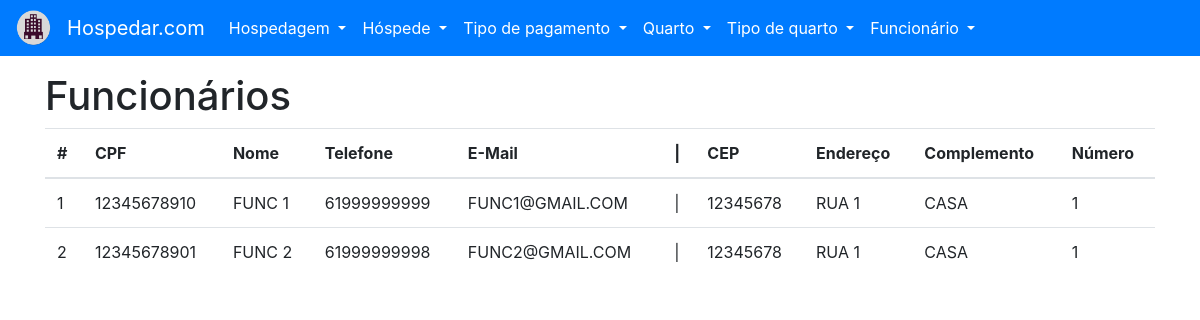
The page /funcionario/listar on the database as committed earlier.
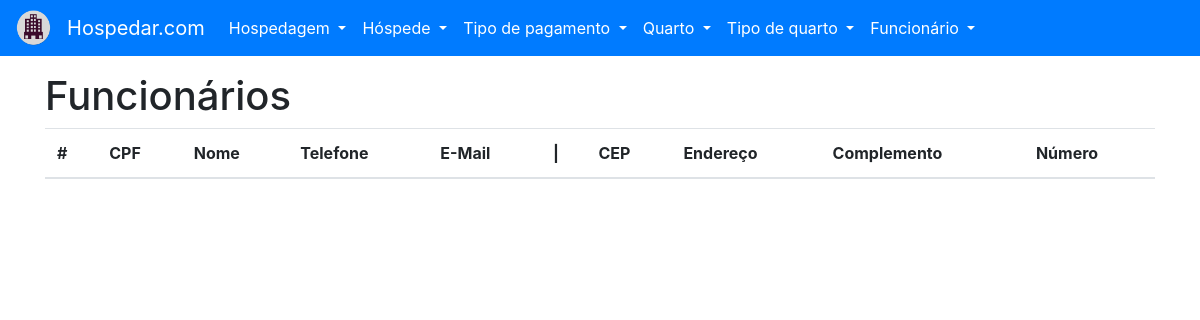
The same page on the database as committed later.
### tables this page shows
CREATE TABLE "FUNCIONARIO" (
	"ID_FUNCIONARIO" INTEGER NOT NULL PRIMARY KEY AUTOINCREMENT UNIQUE,
	"NU_CPF" CHAR(11) NOT NULL UNIQUE,
	"NO_FUNCIONARIO" VARCHAR(64) NOT NULL,
	"NU_TELEFONE" CHAR(11) NOT NULL UNIQUE,
	"NO_EMAIL" VARCHAR(32) NOT NULL UNIQUE,
	"ID_ENDERECO" INTEGER NOT NULL,

	FOREIGN KEY ("ID_ENDERECO") REFERENCES "ENDERECO" ("ID_ENDERECO")
);

### project/backend/funcionario/views.py (the view)
def listar():
    with FuncionarioEnderecoView(DATABASE_URL) as db:
        funcionarios = db.select_all()
    return render_template('funcionario-listar.html', funcionarios=funcionarios)

### project/backend/main/models.py (called while the page is built)
    def __enter__(self):
        self.open()
        return self

    def __exit__(self, exc_type, exc_val, exc_tb):
        self.close()

    @property
    def cursor(self):
        return self._cursor

    def open(self):
        self._connection = sqlite3.connect(self.url)
        self._cursor = self._connection.cursor()

    def close(self):
        self._connection.close()

    def cursor_to_dict(self, cursors: Iterable):
        return [dict(zip(self.__tablecolumns__, cursor)) for cursor in cursors]

    def select_all(self):
        if self._connection:
            return self.cursor_to_dict(self.cursor.execute(f'SELECT * FROM "{self.__tablename__}" ;'))
        raise ProgrammingError('ProgrammingError: Cannot operate on a closed database.')

### project/frontend/templates/funcionario-listar.html (shortened to what this page needs)
{% extends 'base.html' %}
{% from 'macros.html' import flash %}
{% block content %}
    <h1>Funcionários</h1>
    <table class="table">
        <thead>
        <tr>
            <th scope="col">#</th>
            <th scope="col">CPF</th>
            <th scope="col">Nome</th>
            <th scope="col">Telefone</th>
            <th scope="col">E-Mail</th>
            <th scope="col"> | </th>
            <th scope="col">CEP</th>
            <th scope="col">Endereço</th>
            <th scope="col">Complemento</th>
            <th scope="col">Número</th>
        </tr>
        </thead>
        <tbody>
        {% for funcionario in funcionarios %}
            <tr>
                <td scope="row">{{ funcionario['ID_FUNCIONARIO'] }}</td>
                <td>{{ funcionario['NU_CPF'] }}</td>
                <td>{{ funcionario['NO_FUNCIONARIO'] }}</td>
                <td>{{ funcionario['NU_TELEFONE'] }}</td>
                <td>{{ funcionario['NO_EMAIL'] }}</td>
                <td> | </td>
                <td>{{ funcionario['NU_CEP'] }}</td>
                <td>{{ funcionario['NO_ENDERECO'] }}</td>
                <td>{{ funcionario['NO_COMPLEMENTO'] }}</td>
                <td>{{ funcionario['NU_NUMERO'] }}</td>
            </tr>
        {% endfor %}
        </tbody>
    </table>
{% endblock content%}

### project/frontend/templates/base.html (shortened to what this page needs)
<!DOCTYPE html>
<html lang="pt">
<head>
    <link rel="stylesheet" href="https://maxcdn.bootstrapcdn.com/bootstrap/4.0.0/css/bootstrap.min.css">
</head>
<body>
    <nav class="navbar navbar-expand-md navbar-light bg-primary">
        <img class="mr-3" src="{{ url_for('static', filename='image/hotel.png') }}" width="3%">
        <a class="navbar-brand text-white" href="{{ url_for('main.home') }}">Hospedar.com</a>
        <div class="collapse navbar-collapse" id="navbarSupportedContent">
            <ul class="navbar-nav mr-auto">
                <li class="nav-item dropdown">
                    <a class="nav-link dropdown-toggle text-white" href="#" role="button" data-toggle="dropdown" aria-haspopup="true" aria-expanded="false">
                        Hospedagem
                    </a>
                </li>
                <li class="nav-item dropdown">
                    <a class="nav-link dropdown-toggle text-white" href="#" role="button" data-toggle="dropdown" aria-haspopup="true" aria-expanded="false">
                        Hóspede
                    </a>
                </li>
                <li class="nav-item dropdown">
                    <a class="nav-link dropdown-toggle text-white" href="#" role="button" data-toggle="dropdown" aria-haspopup="true" aria-expanded="false">
                        Tipo de pagamento
                    </a>
                </li>
                <li class="nav-item dropdown">
                    <a class="nav-link dropdown-toggle text-white" href="#" role="button" data-toggle="dropdown" aria-haspopup="true" aria-expanded="false">
                        Quarto
                    </a>
                </li>
                <li class="nav-item dropdown">
                    <a class="nav-link dropdown-toggle text-white" href="#" role="button" data-toggle="dropdown" aria-haspopup="true" aria-expanded="false">
                        Tipo de quarto
                    </a>
                </li>
                <li class="nav-item dropdown">
                    <a class="nav-link dropdown-toggle text-white" href="#" role="button" data-toggle="dropdown" aria-haspopup="true" aria-expanded="false">
                        Funcionário
                    </a>
                </li>
            </ul>
        </div>
    </nav>
    <div class="container mt-3">
        {% block content %} {% endblock content %}
    </div>
</body>
</html>

Rows that differ between the two databases and show on the page:
removed FUNCIONARIO: ID_FUNCIONARIO "1", NU_CPF "12345678910", NO_FUNCIONARIO "FUNC 1", NU_TELEFONE "61999999999", NO_EMAIL "FUNC1@GMAIL.COM", NU_CEP "12345678", NO_ENDERECO "RUA 1", NO_COMPLEMENTO "CASA", NU_NUMERO "1"
removed FUNCIONARIO: ID_FUNCIONARIO "2", NU_CPF "12345678901", NO_FUNCIONARIO "FUNC 2", NU_TELEFONE "61999999998", NO_EMAIL "FUNC2@GMAIL.COM", NU_CEP "12345678", NO_ENDERECO "RUA 1", NO_COMPLEMENTO "CASA", NU_NUMERO "1"
